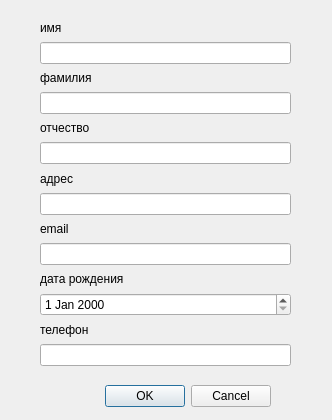
<?xml version="1.0" encoding="UTF-8"?>
<ui version="4.0">
 <class>AddContactDialog</class>
 <widget class="QDialog" name="AddContactDialog">
  <property name="geometry">
   <rect>
    <x>0</x>
    <y>0</y>
    <width>332</width>
    <height>420</height>
   </rect>
  </property>
  <property name="windowTitle">
   <string>Dialog</string>
  </property>
  <widget class="QDialogButtonBox" name="buttonBox">
   <property name="geometry">
    <rect>
     <x>-70</x>
     <y>380</y>
     <width>341</width>
     <height>32</height>
    </rect>
   </property>
   <property name="orientation">
    <enum>Qt::Horizontal</enum>
   </property>
   <property name="standardButtons">
    <set>QDialogButtonBox::Cancel|QDialogButtonBox::Ok</set>
   </property>
  </widget>
  <widget class="QWidget" name="verticalLayoutWidget">
   <property name="geometry">
    <rect>
     <x>40</x>
     <y>20</y>
     <width>251</width>
     <height>346</height>
    </rect>
   </property>
   <layout class="QVBoxLayout" name="verticalLayout">
    <item>
     <widget class="QLabel" name="label">
      <property name="text">
       <string>имя</string>
      </property>
     </widget>
    </item>
    <item>
     <widget class="QLineEdit" name="firstNameEdit"/>
    </item>
    <item>
     <widget class="QLabel" name="label_2">
      <property name="text">
       <string>фамилия</string>
      </property>
     </widget>
    </item>
    <item>
     <widget class="QLineEdit" name="lastNameEdit"/>
    </item>
    <item>
     <widget class="QLabel" name="label_3">
      <property name="text">
       <string>отчество</string>
      </property>
     </widget>
    </item>
    <item>
     <widget class="QLineEdit" name="middleNameEdit"/>
    </item>
    <item>
     <widget class="QLabel" name="label_4">
      <property name="text">
       <string>адрес</string>
      </property>
     </widget>
    </item>
    <item>
     <widget class="QLineEdit" name="addressEdit"/>
    </item>
    <item>
     <widget class="QLabel" name="label_6">
      <property name="text">
       <string>email </string>
      </property>
     </widget>
    </item>
    <item>
     <widget class="QLineEdit" name="emailEdit"/>
    </item>
    <item>
     <widget class="QLabel" name="label_5">
      <property name="text">
       <string>дата рождения</string>
      </property>
     </widget>
    </item>
    <item>
     <widget class="QDateEdit" name="birthDateEdit"/>
    </item>
    <item>
     <widget class="QLabel" name="label_7">
      <property name="text">
       <string>телефон</string>
      </property>
     </widget>
    </item>
    <item>
     <widget class="QLineEdit" name="phoneEdit"/>
    </item>
   </layout>
  </widget>
 </widget>
 <resources/>
 <connections>
  <connection>
   <sender>buttonBox</sender>
   <signal>accepted()</signal>
   <receiver>AddContactDialog</receiver>
   <slot>accept()</slot>
   <hints>
    <hint type="sourcelabel">
     <x>248</x>
     <y>254</y>
    </hint>
    <hint type="destinationlabel">
     <x>157</x>
     <y>274</y>
    </hint>
   </hints>
  </connection>
  <connection>
   <sender>buttonBox</sender>
   <signal>rejected()</signal>
   <receiver>AddContactDialog</receiver>
   <slot>reject()</slot>
   <hints>
    <hint type="sourcelabel">
     <x>316</x>
     <y>260</y>
    </hint>
    <hint type="destinationlabel">
     <x>286</x>
     <y>274</y>
    </hint>
   </hints>
  </connection>
 </connections>
</ui>
